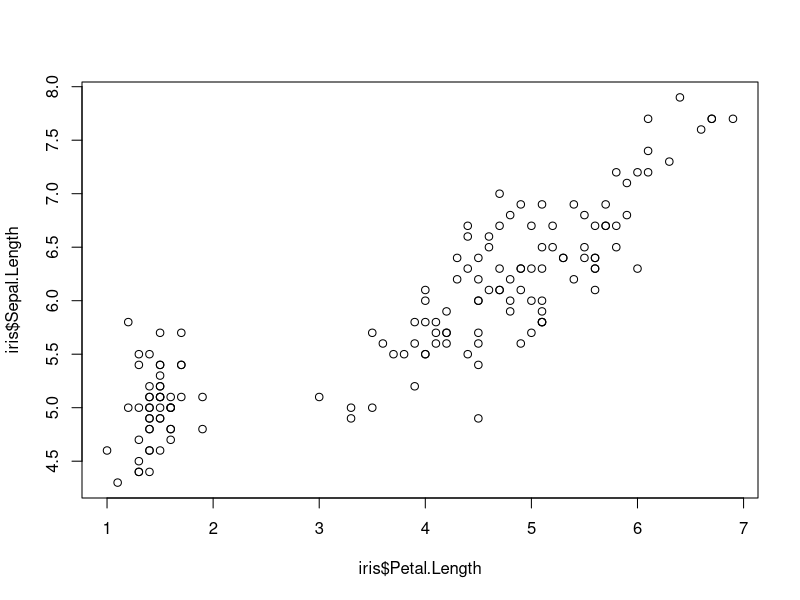

Generate this figure with R:
## ---- chunk 1
knitr::opts_chunk$set(result = FALSE)
## ---- chunk 2
data(iris)
head(iris)
summary(iris)

## ---- chunk 3
data(iris)
head(iris)
summary(iris)

## ---- chunk 4
data(iris)
head(iris)
summary(iris)


## ---- chunk 5
library(knitr)
kable(iris)
## ---- chunk 6
library(knitr)
kable(summary(iris))
## ---- chunk 7
plot(iris$Petal.Length,iris$Sepal.Length)
